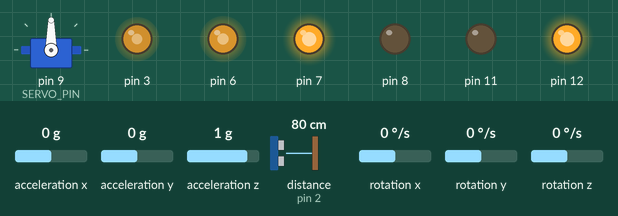
Simulated run of this sketch. Board: Arduino Uno, built with avr-gcc and run on an emulated ATmega328P. Shown: servo, output pins drawn as LEDs (lit = HIGH). The inputs (shaded band) are chosen by the test bench; at power-on: distance to the obstacle (sensor on pin 2) 80 cm, acceleration x 0 g, acceleration y 0 g, acceleration z 1 g, rotation x 0 °/s, rotation y 0 °/s, rotation z 0 °/s. The echo pulse lasts 58.3 µs per cm.

Above: at 1.2 s.
1.3 s: distance to the obstacle (sensor on pin 2) set to 54 cm
4.3 s: distance to the obstacle (sensor on pin 2) set to 46 cm
5.8 s: distance to the obstacle (sensor on pin 2) set to 250 cm
At 5.99 s:
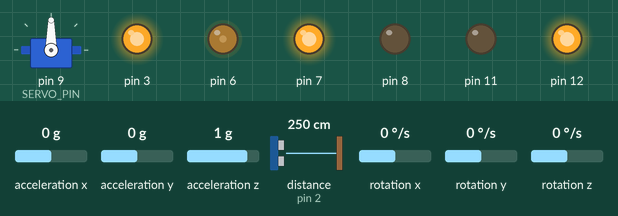
At 19.17 s:
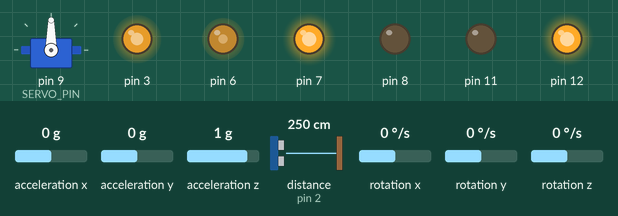
Timing chart, 0 to 23.2 s (numbered marks = the images above; inputs shaded):
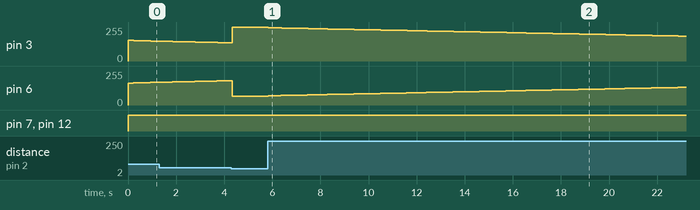

The sketch:

FinalTurnAlg.ino
```cpp
//global variables
int distance;

//set up distance sensor and servo
#include <Servo.h>
#include <HC_SR04.h>

#define SERVO_PIN 9
#define TRIG_PIN 10
#define ECHO_PIN 2
#define ECHO_INT 0
#define CENTER 90
#define DESIRED_DISTANCE 50

Servo actuator;
HC_SR04 dist_sensor(TRIG_PIN, ECHO_PIN, ECHO_INT);

//set up motor
#include <motor_control.h>

//set up MPU6050
#include <MPU6050.h>
#define SDA 4
#define SCL 5
MPU6050 sensor(SDA, SCL);

//set up PID
#include <PID_v1.h>
double setpoint = -1;
double input;
double output;
double kp = 5;
double ki = 5;
double kd = 0;
PID controller(&input, &output, &setpoint, kp, ki, kd, DIRECT);

//set up State for the PID
#include <State.h>
State controller_state;

void setup() {
  // put your setup code here, to run once:
  //initialize serial monitor for debugging
   Serial.begin(9600);

  //initialize motor setup
    motor_setup();

   //initialize MPU6050
    sensor.initialize();
    sensor.update();

  //initialize State variables
   controller_state.setLinearState(160);
   controller_state.setRotationState(-1);

  //set PID parameters
    controller.SetOutputLimits(-95, 95);
    controller.SetSampleTime(25);
    controller.SetMode(1);

  //initialize distance sensor
  dist_sensor.begin();
  dist_sensor.start();

  //Attach servo to servo pin, and rotate to point sensor forward
  actuator.attach(SERVO_PIN);
  actuator.write(90);
}

void loop() {
  // put your main code here, to run repeatedly
  // get angular velocity input for PID
  sensor.update();
  double angVelReading = sensor.get_ang_vel('z');
  input = angVelReading;

  // compute PID
  controller.Compute();

  // check distance with sensor
  if(dist_sensor.isFinished()) {
    distance = dist_sensor.getRange();
    dist_sensor.start();
  }


  // if distance is low, slow down and change direction using State
  if (distance < DESIRED_DISTANCE) {
    controller_state.setRotationState(360);
  }

  // if distance is high, make direction forward and speed up (so it will
  //reset when distance is high again)
  else {
    controller_state.setRotationState(-1);
  }

  // set direction based on State
  setpoint = controller_state.getRotationState();

  // set motor power based on PID
  raw_motor_control(controller_state.getLinearState() - output , controller_state.getLinearState() + output);
}
```

Measured:
- after the input at 5.8 s, pin 3: moves from 255/255 to 186/255 over 17.3 s, starting at once; pin 6: moves from 65/255 to 133/255 over 17.3 s, starting at once
